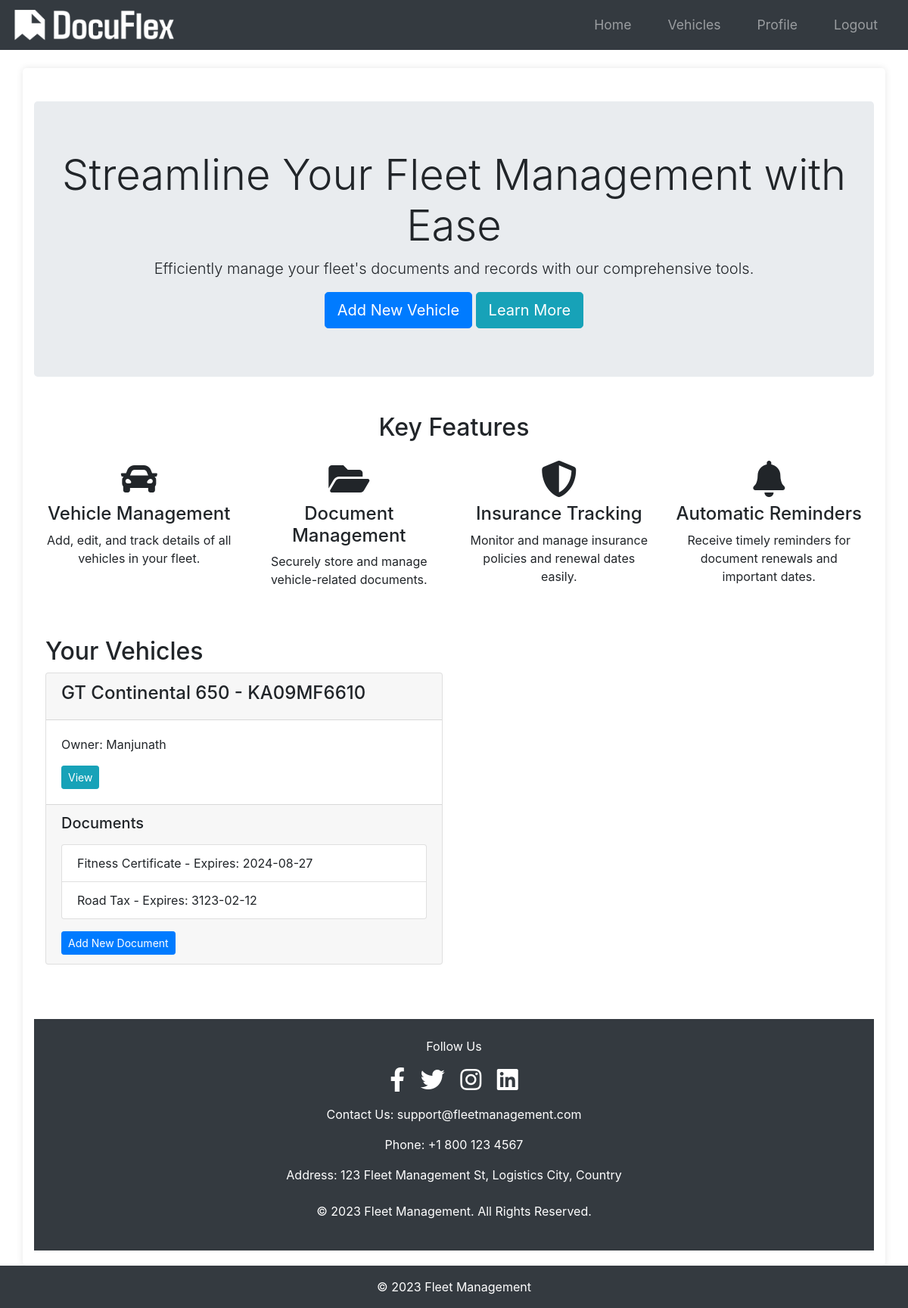
The page /home (signed in) on the database as committed earlier.
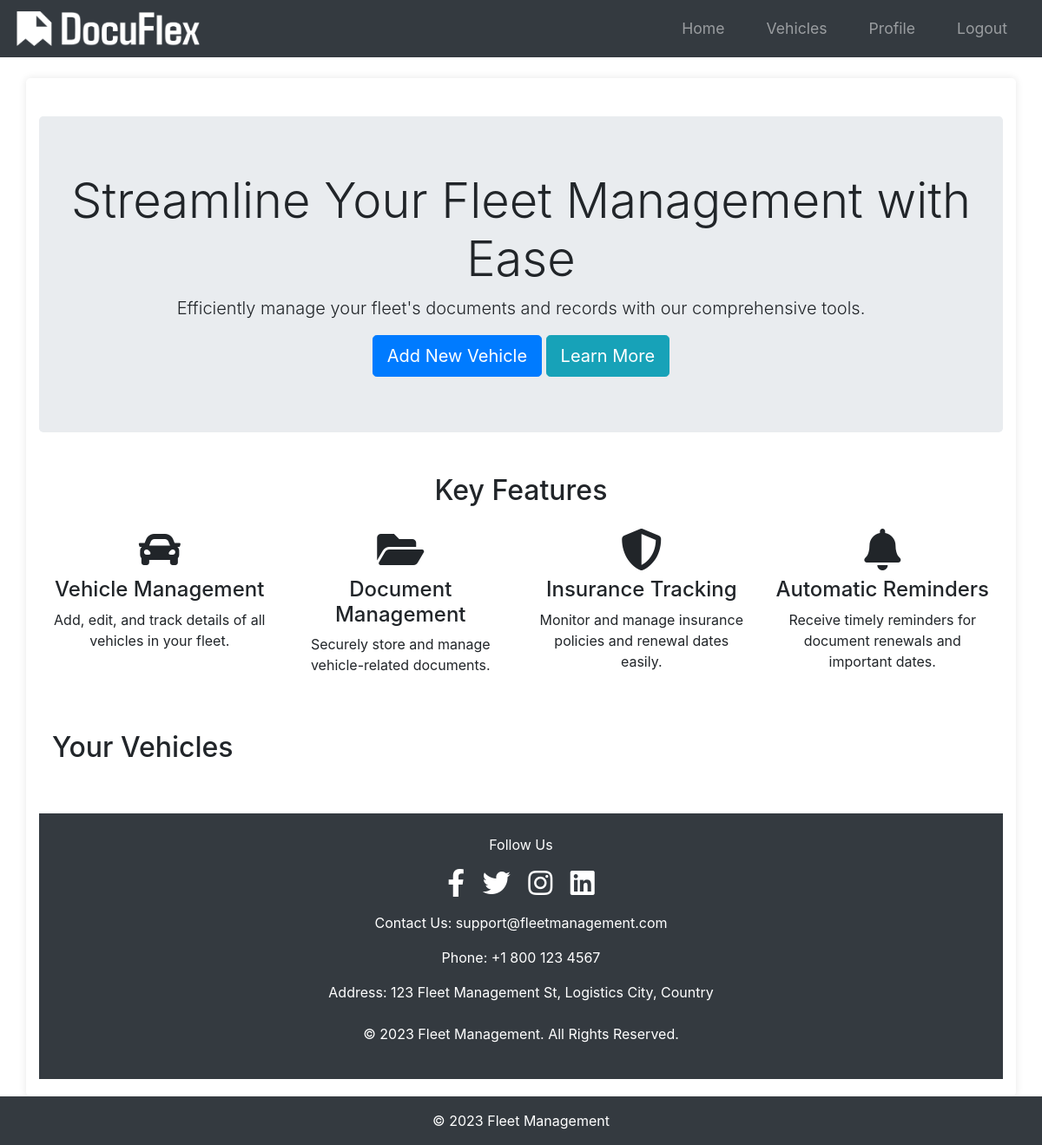
The same page on the database as committed later.
### app/models.py (models this page shows, shortened)
class Vehicle(db.Model):
    id = db.Column(db.Integer, primary_key=True)
    name = db.Column(db.String(100), nullable=False)
    vehicle_number = db.Column(db.String(100), unique=True, nullable=False)
    user_id = db.Column(db.Integer, db.ForeignKey("user.id"), nullable=False)
    documents = db.relationship(
        "Document", backref="vehicle", lazy=True, cascade="all, delete-orphan"
    )

class User(db.Model, UserMixin):
    id = db.Column(db.Integer, primary_key=True)
    username = db.Column(db.String(20), unique=True, nullable=False)
    email = db.Column(db.String(120), unique=True, nullable=False)
    phone = db.Column(db.String(20), nullable=True)  # Add phone field
    image_file = db.Column(db.String(20), nullable=False, default="default.jpg")
    password = db.Column(db.String(60), nullable=False)
    vehicles = db.relationship("Vehicle", backref="owner", lazy=True)
    compliance_alerts = db.relationship('ComplianceAlert', backref='user', lazy=True)

class Document(db.Model):
    id = db.Column(db.Integer, primary_key=True)
    document_type = db.Column(db.String(50), nullable=False)
    serial_number = db.Column(db.String(100), nullable=False)
    start_date = db.Column(db.DateTime, nullable=False)
    end_date = db.Column(db.DateTime, nullable=False)
    date_posted = db.Column(db.DateTime, nullable=False, default=datetime.utcnow)
    vehicle_id = db.Column(
        db.Integer,
        db.ForeignKey("vehicle.id", ondelete="CASCADE"),
        nullable=False,
        index=True,
    )
    additional_info = db.Column(db.Text, nullable=True)
    user_id = db.Column(db.Integer, db.ForeignKey('user.id'), nullable=False)
    status = db.Column(db.String(20), nullable=True)
    file_path = db.Column(db.String(300), nullable=True)

### app/routes.py (the view)
@main.route("/home")
@login_required
def home():
    vehicles = Vehicle.query.filter_by(owner=current_user).all()
    return render_template("home.html", vehicles=vehicles)

### app/__init__.py (called while the page is built)
def create_app(config_class=Config):
    app = Flask(__name__)
    app.config.from_object(config_class)
    db.init_app(app)
    bcrypt.init_app(app)
    login_manager.init_app(app)
    mail.init_app(app)
    migrate.init_app(app, db)
    login_manager.login_view = "main.login"
    login_manager.login_message_category = "info"
    from app.models import User
    @login_manager.user_loader
    def load_user(user_id):
        return User.query.get(int(user_id))
    from app.routes import main as main_blueprint
    app.register_blueprint(main_blueprint)
    scheduler = BackgroundScheduler()
    scheduler.add_job(check_document_expirations, "interval", hours=24)
    scheduler.start()
    return app

### app/templates/home.html (shortened to what the changed rows need)
{% extends "base.html" %}
{% block content %}
<div class="jumbotron text-center mt-4">
    <h1 class="display-4">Streamline Your Fleet Management with Ease</h1>
</div>
<div class="container mt-5">
    <h2 class="text-center">Key Features</h2>
</div>
{% if current_user.is_authenticated %}
    <div class="container mt-5">
        <h2>Your Vehicles</h2>
        <div class="row">
            {% for vehicle in vehicles %}
            <div class="col-lg-6 mb-4">
                <div class="card">
                    <div class="card-header">
                        <h4>{{ vehicle.name }} - {{ vehicle.vehicle_number }}</h4>
                    </div>
                    <div class="card-body">
                        <p class="card-text">Owner: {{ vehicle.owner.username }}</p>
                        <a href="{{ url_for('main.view_vehicle', vehicle_id=vehicle.id) }}" class="btn btn-info btn-sm">View</a>
                    </div>
                    <div class="card-footer">
                        <h5 class="mb-3">Documents</h5>
                        <ul class="list-group">
                            {% for document in vehicle.documents %}
                            <li class="list-group-item d-flex justify-content-between align-items-center">
                                {{ document.document_type }} - Expires: {{ document.end_date.strftime('%Y-%m-%d') }}
                            </li>
                            {% endfor %}
                        </ul>
                        <a href="{{ url_for('main.add_document', vehicle_id=vehicle.id) }}" class="btn btn-primary btn-sm mt-3">Add New Document</a>
                    </div>
                </div>
            </div>
            {% endfor %}
        </div>
    </div>
{% endif %}
{% endblock %}

Rows that differ between the two databases and show on the page:
removed Vehicle: name "GT Continental 650", vehicle_number "KA09MF6610", owner.username "Manjunath"
removed Document: document_type "Fitness Certificate", end_date "2024-08-27"
removed Document: document_type "Road Tax", end_date "3123-02-12"
